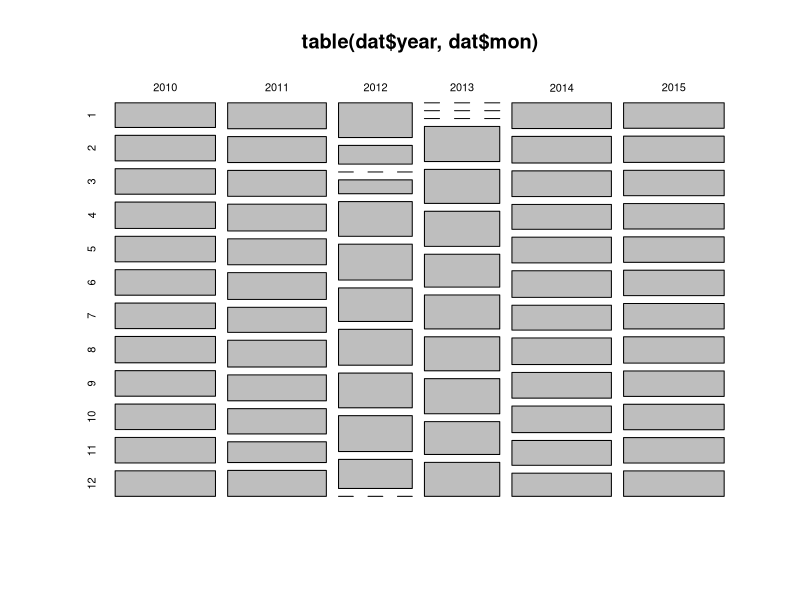
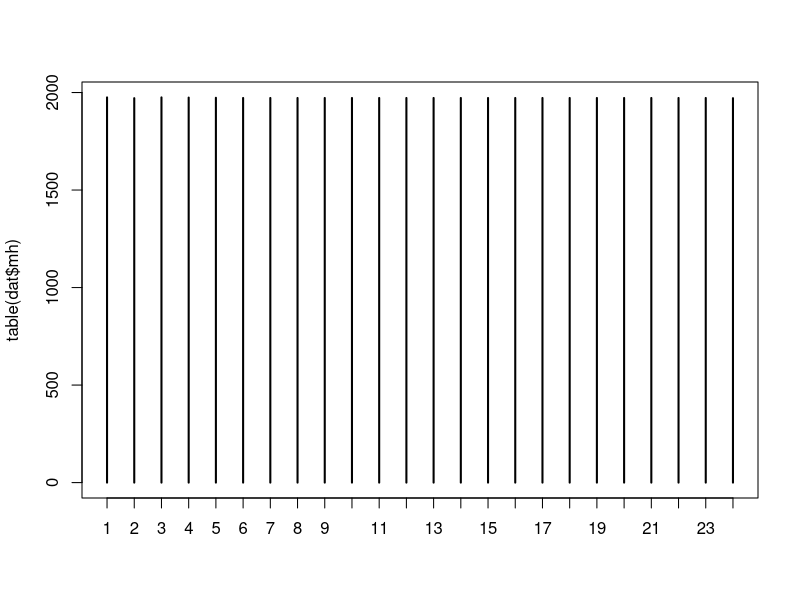
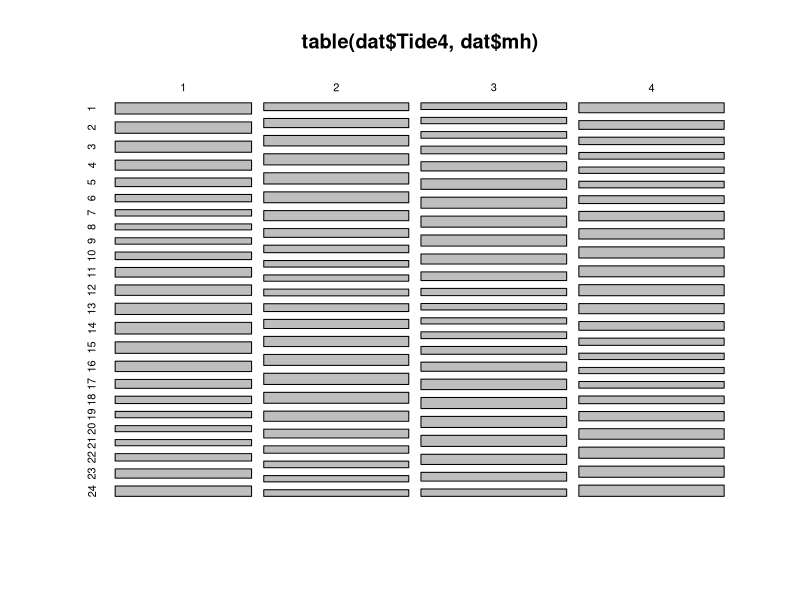
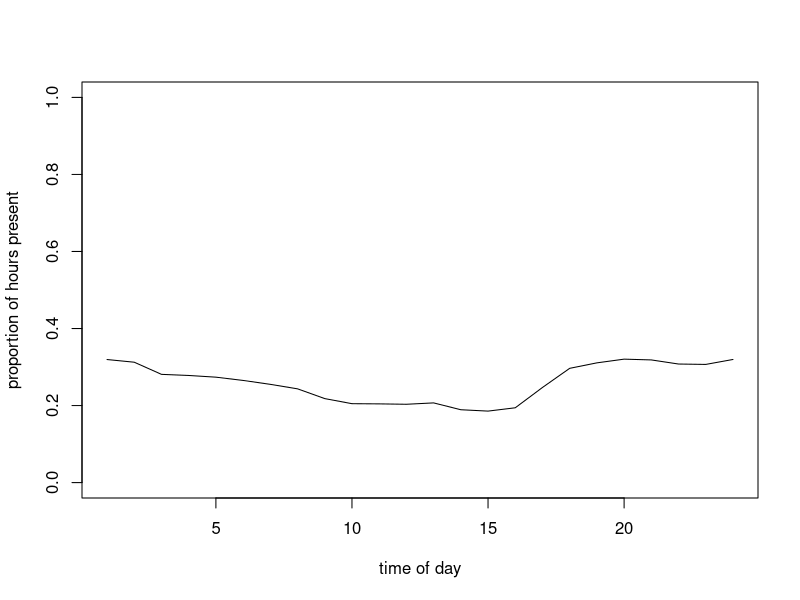
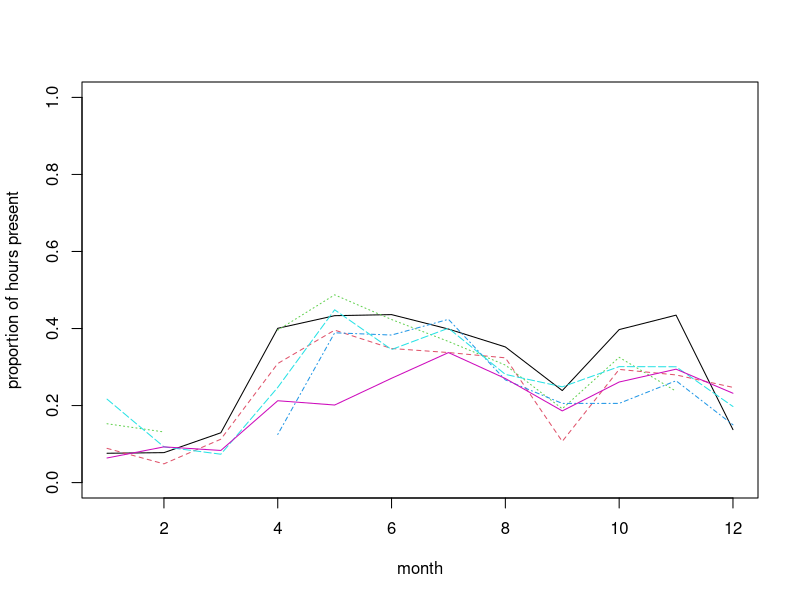
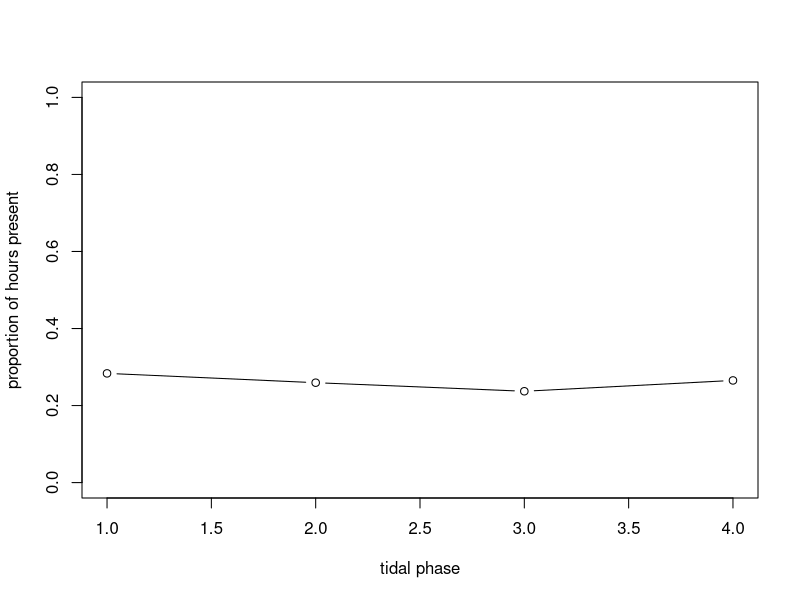
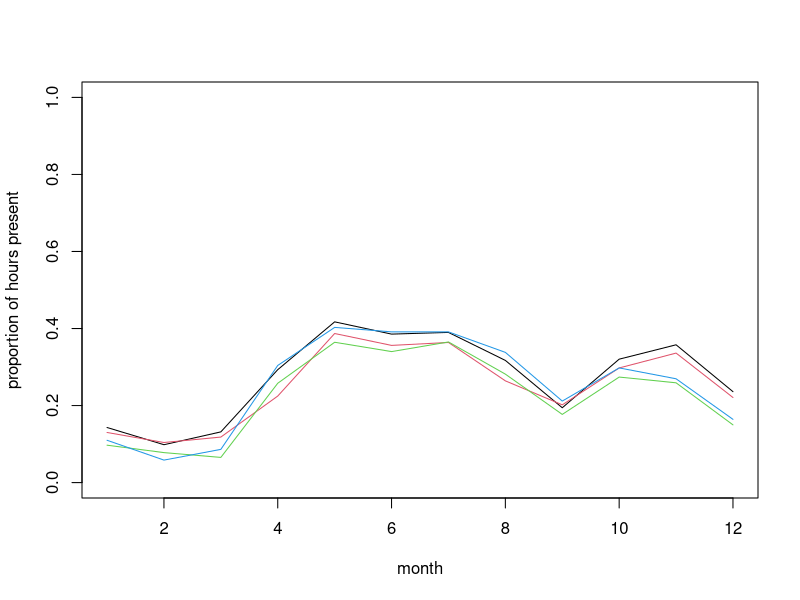
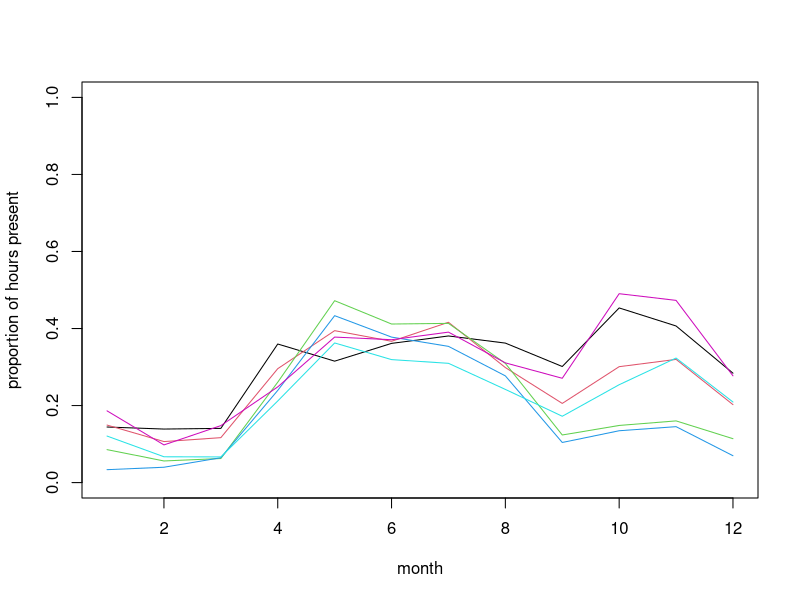

Recreate these plots in R, in order.
## ---- chunk 1
knitr::opts_chunk$set(echo=TRUE, message = FALSE, warning = FALSE, eval = FALSE, cache = FALSE)

SOLUTIONS<- FALSE
## ---- chunk 2

dat<- read.csv("./data/dolphin.csv", stringsAsFactors= T)

# re-ordering factor levels for convenience:
dat$Per2<- factor(dat$Per2, levels= c("RestOfYear", "MayJun"))
# (making "RestOfYear" the reference level)
dat$Per4<- factor(dat$Per4, levels= c("RestOfYear", "MayJun1", "MayJun2", "MayJun3"))
dat$Time6<- factor(dat$Time6, levels= c("MNight", "AM1", "AM2", "MDay", "PM1", "PM2"))
# reordering chronologically

str(dat)
## ---- chunk 3
# count observations per year/month combination and represent as mosaicplot
plot(table(dat$year, dat$mon))
# CPOD failure in Feb-April 2012 and Dec 2012-March 2013

plot(table(dat$mh))
# fairly even representation of hours
# (that's on the random sample; Almost perfectly balanced on the full dataset)

plot(table(dat$Tide4, dat$mh))
# even representation of tides
# time of day and tidal phase not independent (but not a linear correlation)

# presence in relation to time of day
plot(tapply(dat$presence, list(dat$mh), mean), type= "l", ylim= c(0, 1),
		 xlab= "time of day", ylab= "proportion of hours present")

# are seasonal patterns similar between years?
matplot(tapply(dat$presence, list(dat$mon, dat$year), mean), type= "l",
				ylim= c(0, 1), xlab= "month", ylab= "proportion of hours present")

# Presence in relation to tide
plot(tapply(dat$presence, list(dat$Tide4), mean), type= "b", ylim= c(0, 1),
     xlab= "tidal phase",
		 ylab= "proportion of hours present")

matplot(tapply(dat$presence, list(dat$mon, dat$Tide4), mean), type= "l",
       ylim= c(0, 1),
			 xlab= "month", ylab= "proportion of hours present", lty= 1)
# no change in pattern of tide use across seasons

# Seasonal variation in diel pattern
matplot(tapply(dat$presence, list(dat$mon, dat$Time6), mean), type= "l", 
        ylim= c(0, 1), 
				xlab= "month", ylab= "proportion of hours present", lty= 1)
# stronger diel pattern in later part of the year

# Variation in diel pattern between May-June (red) and the rest of the year
matplot(tapply(dat$presence, list(dat$mh, dat$Per2), mean), type= "l",
        ylim= c(0, 1), 
				xlab= "time of day", ylab= "proportion of hours present", lty= 1)
# less nocturnal in spring?

# with more categories in spring
matplot(tapply(dat$presence, list(dat$mh, dat$Per4), mean), type= "l", 
        ylim= c(0, 1), 
				xlab= "time of day", ylab= "proportion of hours present", lty= 1)
# no obvious systematic difference between the 3 portions of May-June

## ---- chunk 4
PA1<- glm(presence ~ tideangle_deg + mh + julianday + tideangle_deg:mh +
					mh:julianday + tideangle_deg:julianday, family= binomial, data= dat)
## ---- chunk 5
summary(PA1)

# Model description:
# presence ~ Bernoulli(p)  or presence ~ Binomial(N= 1, p)
# log(p / (1-p)) = 
#       -1.04*(Intercept) + -0.0018*tideangle_deg - 0.0028*mh 
#       + 0.0015*julianday - 0.00010*tideangle_deg*mh 
#       + 3.63e-07*tideangle_deg*julianday + 5.48e-05*mh*julianday 

# "(Intercept)" general intercept
# "tideangle_deg" main effect of tide angle
# "mh" main effect of time of day
# "julianday" main effect of day of year
# "tideangle_deg:mh" does effect of tide angle change with time of day?
# "tideangle_deg:julianday" does effect of tide angle change with day of year?
# "mh:julianday" does effect of time of day change with day of year?

## ---- chunk 6
drop1(PA1, test= "Chisq")
# drop tideangle_deg:julianday

PA2<- update(PA1, . ~ . - tideangle_deg:julianday)
drop1(PA2, test= "Chisq")
# drop mh:julianday

PA3<- update(PA2, . ~ . - mh:julianday)
drop1(PA3, test= "Chisq")
# nothing left to drop.

# writing final model in full for clarity:
PA4<- glm(presence ~ tideangle_deg + mh + julianday + tideangle_deg:mh, 
          family= binomial, data= dat)

summary(PA4)
## ---- chunk 7
library(car)
vif(PA4)
# High for terms involved in the interaction, as expected. No concern.

par(mfrow= c(2, 2))
plot(PA4, col= dat$presence + 1) # red is presence, black is absence
# Not very useful statistical art. Not worth framing either.

# plot against predictors:
res4.p<- resid(PA4, type= "pearson")

par(mfrow= c(2, 2))
plot(res4.p ~ dat$tideangle_deg, col= dat$presence + 1)

plot(res4.p ~ dat$mh, col= dat$presence + 1)

plot(res4.p ~ dat$julianday, col= dat$presence + 1)

# Can't see anything useful.

# Use arm if you can:
library(arm)
par(mfrow= c(2, 2))
binnedplot(x= dat$tideangle_deg, y= res4.p, xlab= "Tide angle", nclass= 100)
binnedplot(x= dat$mh, y= res4.p, xlab= "hour")
binnedplot(x= dat$julianday, y= res4.p, xlab= "Day of the year", nclass= 100)
## ---- chunk 8
# clearly some unwanted patterns, especially in mh and julianday
# but possibly in tide angle, too
# all pointing at non-linear effects of the predictors on the response

## ---- chunk 9
par(mfrow= c(2, 2))
plot(res4.p ~ dat$tideangle_deg, col= dat$presence + 1)
tide.means<- tapply(res4.p, list(dat$tideangle_deg), mean)
tide.vals<- as.numeric(names(tide.means))
lines(tide.means ~ tide.vals, col= 3)
abline(h= 0, lty= 3, col= grey(0.5))

plot(res4.p ~ dat$mh, col= dat$presence + 1)
hour.means<- tapply(res4.p, list(dat$mh), mean)
lines(hour.means ~ as.numeric(names(hour.means)), col= 3)
abline(h= 0, lty= 3, col= grey(0.5))

plot(res4.p ~ dat$julianday, col= dat$presence + 1)
day.means<- tapply(res4.p, list(dat$julianday), mean)
lines(day.means ~ as.numeric(names(day.means)), col= 3)
abline(h= 0, lty= 3, col= grey(0.5))

# Same story.
## ---- chunk 10
# there are several ways the non-linearity could be addressed. 
# one of the most straightforward with glm() is to discretize
# continuous predictors into bins and to treat them as factors.

# Each of the predictors we started with already has one or more 
# categorical counterpart in the data set.
# I suggest you try fTide4 + Per2 + Time6 + fTide4:Per2 + fTide4:Time6 + Per2:Time6, with fTide4 being the factor version of Tide4.
# You can choose something else or cut your own predictors, too.

## ---- chunk 11
# convert numerically coded categorical variables into factors:
dat$fTide4<- factor(dat$Tide4)

PA10<- glm(presence ~ fTide4 + Per2 + Time6 + fTide4:Per2 + fTide4:Time6 +
					 	Per2:Time6, family= binomial, data= dat)

drop1(PA10, test= "Chisq")
# drop fTide4:Time6

PA11<- glm(presence ~ fTide4 + Per2 + Time6 + fTide4:Per2 + Per2:Time6,
					 family= binomial, data= dat)

drop1(PA11, test= "Chisq")
# drop fTide4:Per2

PA12<- glm(presence ~ fTide4 + Per2 + Time6 + Per2:Time6,
					 family= binomial, data= dat)

drop1(PA12, test= "Chisq")
# nothing else to drop

summary(PA12)
anova(PA12, test= "Chisq")
# fTide4 contributes minimally

# Total proportion of deviance explained is 
(PA12$null.deviance - PA12$deviance) / PA12$null.deviance # 3%
## ---- chunk 12
# plot against predictors:
 res12.p<- resid(PA12, type= "pearson")

library(arm)
par(mfrow= c(2, 2))
binnedplot(x= dat$tideangle_deg, y=  res12.p, xlab= "Tide angle", nclass= 100)
# okay
binnedplot(x= dat$mh, y=  res12.p, xlab= "hour")
# okay
binnedplot(x= dat$julianday, y=  res12.p, xlab= "Day of the year", nclass= 100)
# less than good (model only allows for difference between May-June
# and rest of the year)

# Check seasonal variation in diel pattern again ("time by season" interaction):
matplot(tapply(res12.p, list(dat$mon, dat$Time6), mean), type= "l", 
        xlab= "month", ylab= "proportion of hours present", lty= 1)
# still residual variation in diel pattern in later part of the year
# (not surprising as there is nothing in the model aiming at capturing this)

# residuals suggest a finer binning of time of the year
# is required for the predictors. Or an approach that circumvents the issues
# with binning (see reference at the end for an alternative approach).

## ---- chunk 13
PA12.dat4pred<- expand.grid(Time6= levels(dat$Time6),
                                Per2= levels(dat$Per2),
								fTide4= "1")
## ---- chunk 14
PA12.pred<- predict(PA12, PA12.dat4pred, type= "link", se.fit= T)

PA12.dat4pred$fit.resp<- exp(PA12.pred$fit)/(1+exp(PA12.pred$fit)) 
# or plogis(PA12.pred$fit)

# lower 95% CI
PA12.dat4pred$LCI<- plogis(PA12.pred$fit - 1.96*PA12.pred$se.fit)
# upper 95% CI
PA12.dat4pred$UCI<- plogis(PA12.pred$fit + 1.96*PA12.pred$se.fit)
## ---- chunk 15
par(mfrow= c(1, 1))
plot(as.numeric(PA12.dat4pred$Time6), PA12.dat4pred$fit.resp, pch= 16, cex= 1.4,
      col= PA12.dat4pred$Per2, xlab= "Section of day",
		  ylab= "Fitted probability (assuming Tide = 1)", ylim= c(0, 1))

arrows(x0= as.numeric(PA12.dat4pred$Time6), x1= as.numeric(PA12.dat4pred$Time6),
          y0= PA12.dat4pred$LCI, y1= PA12.dat4pred$UCI,
		  col= PA12.dat4pred$Per2, length= 0.02, angle= 90, code= 3)

legend(x= "topright", legend= c("RestOfYear", "MayJun"), col= c(1, 2), lty= 1, pch= 16)
## ---- chunk 16
PA10.MAM.stepAIC<- step(PA10)

anova(PA10.MAM.stepAIC, test= "Chisq")
# same model as PA13

# convert 'mon' into factor
dat$fMonth<- factor(dat$mon)
# fit new model
PA20<- glm(presence ~ fTide4 + fMonth + Time6 + fTide4:fMonth + fTide4:Time6 +
					 	fMonth:Time6, family= binomial, data= dat)

PA20.MAM.stepAIC<- step(PA20)

anova(PA20.MAM.stepAIC, test= "Chisq")
# Same structure selected: tide, plus season (month) by time of day
AIC(PA10.MAM.stepAIC)
AIC(PA20.MAM.stepAIC)
# Monthly model vastly favoured despite the 60 extra parameters

anova(PA10.MAM.stepAIC, PA20.MAM.stepAIC, test= "Chisq")
# also clearly favoured by likelihood ratio test

# residual analysis:
res20.d<- resid(PA20.MAM.stepAIC, type= "pearson")
library(arm)
par(mfrow= c(2, 2))
binnedplot(x= dat$tideangle_deg, y=   res20.d, xlab= "Tide angle", nclass= 100)
binnedplot(x= dat$mh, y=   res20.d, xlab= "hour")
binnedplot(x= dat$julianday, y=   res20.d, xlab= "Day of the year", nclass= 100)
# Check seasonal variation in diel pattern again ("time by season" interaction):
matplot(tapply( res20.d, list(dat$mon, dat$Time6), mean), type= "l",
        xlab= "month", 
				ylab= "proportion of hours present", lty= 1)
# much improved

## ---- chunk 17
# dolphins have a weak but apparently stable preference for certain tidal states in Sutors.

# According to model PA13, they are more likely to be seen during the day in
# May/June than in other months where they are more nocturnal (more detail
# could be obtained by plotting the predicted hour of day effect per month
# from PA20.MAM.stepAIC), like this:

par(mfrow= c(3, 4))
for(month in 1:12){
	dat4pred<- expand.grid(Time6= levels(dat$Time6),
                                fMonth= as.character(month),
								fTide4= "1")
	PA20.pred<- predict(PA20.MAM.stepAIC, dat4pred, type= "link", se.fit= T)
	dat4pred$fit.resp<- plogis(PA20.pred$fit)
	dat4pred$LCI<- plogis(PA20.pred$fit - 1.96*PA20.pred$se.fit)
	dat4pred$UCI<- plogis(PA20.pred$fit + 1.96*PA20.pred$se.fit)
	plot(as.numeric(dat4pred$Time6), dat4pred$fit.resp, pch= 16, 
		  cex= 1.4, main= paste("Month =", month),
          col= 1, xlab= "Section of day",
		  ylab= "Fitted probability (assuming Tide = 1)", ylim= c(0, 1))
	arrows(x0= as.numeric(dat4pred$Time6), x1= as.numeric(dat4pred$Time6),
          y0= dat4pred$LCI, y1= dat4pred$UCI,
		  col= grey(0.5), length= 0.02, angle= 90, code= 3)
}

# According to the better supported model, they tend to use the site more
#  in May, June and 
# July day and night, visit mostly by night from October to December,
#  and seldom from Jan to March.

# There are few assumptions for the Bernoulli distribution other than 
# observations being zeros and ones.
# Some assumptions valid for all models still apply here, such as: model 
# correctly specified; independent
# residuals. The latter is violated in this data set due to consecutive 
# measurements in time. This issue
# is explored in the linked paper, using mixed models for non-independent data 
# (covered in course BI5302). 
# The paper also uses GAMs for avoiding the discretization of 
# continuous variables, and
# accounting for the cyclicity of the preditors (estimates at each end should 
# match, e.g. 31st Dec-1st Jan, or 23:59 - 00:00)

# Of note is the low proportion of deviance explained by the model,
# despite its complexity (75 parameters):
(PA20.MAM.stepAIC$null.deviance - PA20.MAM.stepAIC$deviance) /
	PA20.MAM.stepAIC$null.deviance 
# 10%. This is quite normal with Bernoulli data.
